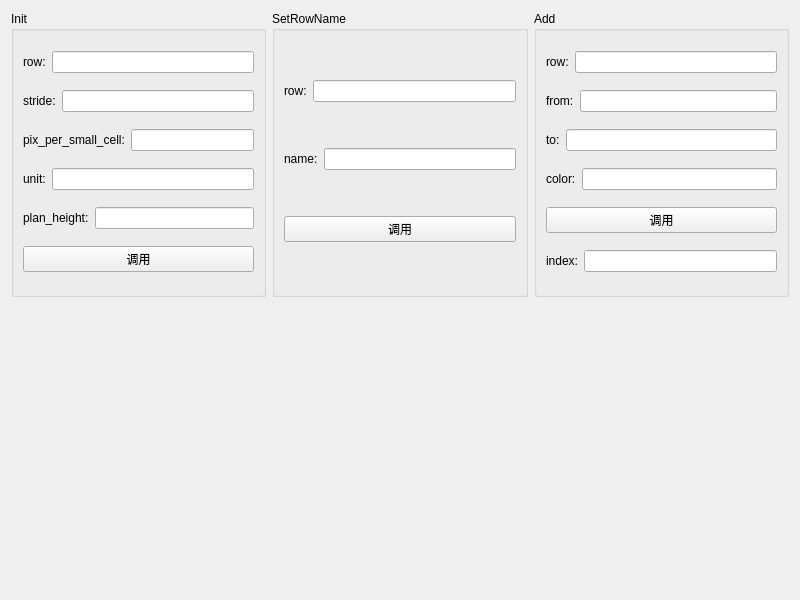
<?xml version="1.0" encoding="UTF-8"?>
<ui version="4.0">
 <class>Widget</class>
 <widget class="QWidget" name="Widget">
  <property name="geometry">
   <rect>
    <x>0</x>
    <y>0</y>
    <width>800</width>
    <height>600</height>
   </rect>
  </property>
  <property name="windowTitle">
   <string>Widget</string>
  </property>
  <layout class="QGridLayout" name="gridLayout" columnstretch="1,1,1">
   <item row="0" column="0">
    <widget class="QGroupBox" name="groupBox">
     <property name="title">
      <string>Init</string>
     </property>
     <layout class="QVBoxLayout" name="verticalLayout">
      <item>
       <layout class="QHBoxLayout" name="horizontalLayout">
        <item>
         <widget class="QLabel" name="label">
          <property name="text">
           <string>row:</string>
          </property>
         </widget>
        </item>
        <item>
         <widget class="QLineEdit" name="lineEdit_row"/>
        </item>
       </layout>
      </item>
      <item>
       <layout class="QHBoxLayout" name="horizontalLayout_2">
        <item>
         <widget class="QLabel" name="label_2">
          <property name="text">
           <string>stride:</string>
          </property>
         </widget>
        </item>
        <item>
         <widget class="QLineEdit" name="lineEdit_stride"/>
        </item>
       </layout>
      </item>
      <item>
       <layout class="QHBoxLayout" name="horizontalLayout_3">
        <item>
         <widget class="QLabel" name="label_3">
          <property name="text">
           <string>pix_per_small_cell:</string>
          </property>
         </widget>
        </item>
        <item>
         <widget class="QLineEdit" name="lineEdit_pix_per_small_cell"/>
        </item>
       </layout>
      </item>
      <item>
       <layout class="QHBoxLayout" name="horizontalLayout_4">
        <item>
         <widget class="QLabel" name="label_4">
          <property name="text">
           <string>unit:</string>
          </property>
         </widget>
        </item>
        <item>
         <widget class="QLineEdit" name="lineEdit_unit"/>
        </item>
       </layout>
      </item>
      <item>
       <layout class="QHBoxLayout" name="horizontalLayout_12">
        <item>
         <widget class="QLabel" name="label_5">
          <property name="text">
           <string>plan_height:</string>
          </property>
         </widget>
        </item>
        <item>
         <widget class="QLineEdit" name="lineEdit_plan_height"/>
        </item>
       </layout>
      </item>
      <item>
       <widget class="QPushButton" name="pushButton_init">
        <property name="text">
         <string>调用</string>
        </property>
       </widget>
      </item>
     </layout>
    </widget>
   </item>
   <item row="0" column="1">
    <widget class="QGroupBox" name="groupBox_2">
     <property name="title">
      <string>SetRowName</string>
     </property>
     <layout class="QVBoxLayout" name="verticalLayout_2">
      <item>
       <layout class="QHBoxLayout" name="horizontalLayout_5">
        <item>
         <widget class="QLabel" name="label_row">
          <property name="text">
           <string>row:</string>
          </property>
         </widget>
        </item>
        <item>
         <widget class="QLineEdit" name="lineEdit_row_2"/>
        </item>
       </layout>
      </item>
      <item>
       <layout class="QHBoxLayout" name="horizontalLayout_6">
        <item>
         <widget class="QLabel" name="label_6">
          <property name="text">
           <string>name:</string>
          </property>
         </widget>
        </item>
        <item>
         <widget class="QLineEdit" name="lineEdit_name"/>
        </item>
       </layout>
      </item>
      <item>
       <widget class="QPushButton" name="pushButton_set_row_name">
        <property name="text">
         <string>调用</string>
        </property>
       </widget>
      </item>
     </layout>
    </widget>
   </item>
   <item row="0" column="2">
    <widget class="QGroupBox" name="groupBox_3">
     <property name="title">
      <string>Add</string>
     </property>
     <layout class="QVBoxLayout" name="verticalLayout_3">
      <item>
       <layout class="QHBoxLayout" name="horizontalLayout_7">
        <item>
         <widget class="QLabel" name="label_row_2">
          <property name="text">
           <string>row:</string>
          </property>
         </widget>
        </item>
        <item>
         <widget class="QLineEdit" name="lineEdit_row_3"/>
        </item>
       </layout>
      </item>
      <item>
       <layout class="QHBoxLayout" name="horizontalLayout_8">
        <item>
         <widget class="QLabel" name="label_8">
          <property name="text">
           <string>from:</string>
          </property>
         </widget>
        </item>
        <item>
         <widget class="QLineEdit" name="lineEdit_from"/>
        </item>
       </layout>
      </item>
      <item>
       <layout class="QHBoxLayout" name="horizontalLayout_9">
        <item>
         <widget class="QLabel" name="label_9">
          <property name="text">
           <string>to:</string>
          </property>
         </widget>
        </item>
        <item>
         <widget class="QLineEdit" name="lineEdit_to"/>
        </item>
       </layout>
      </item>
      <item>
       <layout class="QHBoxLayout" name="horizontalLayout_10">
        <item>
         <widget class="QLabel" name="label_10">
          <property name="text">
           <string>color:</string>
          </property>
         </widget>
        </item>
        <item>
         <widget class="QLineEdit" name="lineEdit_color"/>
        </item>
       </layout>
      </item>
      <item>
       <widget class="QPushButton" name="pushButton_add">
        <property name="text">
         <string>调用</string>
        </property>
       </widget>
      </item>
      <item>
       <layout class="QHBoxLayout" name="horizontalLayout_11">
        <item>
         <widget class="QLabel" name="label_11">
          <property name="text">
           <string>index:</string>
          </property>
         </widget>
        </item>
        <item>
         <widget class="QLineEdit" name="lineEdit_index"/>
        </item>
       </layout>
      </item>
     </layout>
    </widget>
   </item>
   <item row="1" column="0" colspan="3">
    <widget class="QWidget" name="widget" native="true">
     <layout class="QGridLayout" name="gridLayout_2">
      <item row="0" column="0">
       <widget class="GanttChart" name="widget_2" native="true"/>
      </item>
     </layout>
    </widget>
   </item>
  </layout>
 </widget>
 <customwidgets>
  <customwidget>
   <class>GanttChart</class>
   <extends>QWidget</extends>
   <header>ganttchart.h</header>
   <container>1</container>
  </customwidget>
 </customwidgets>
 <resources/>
 <connections/>
</ui>
